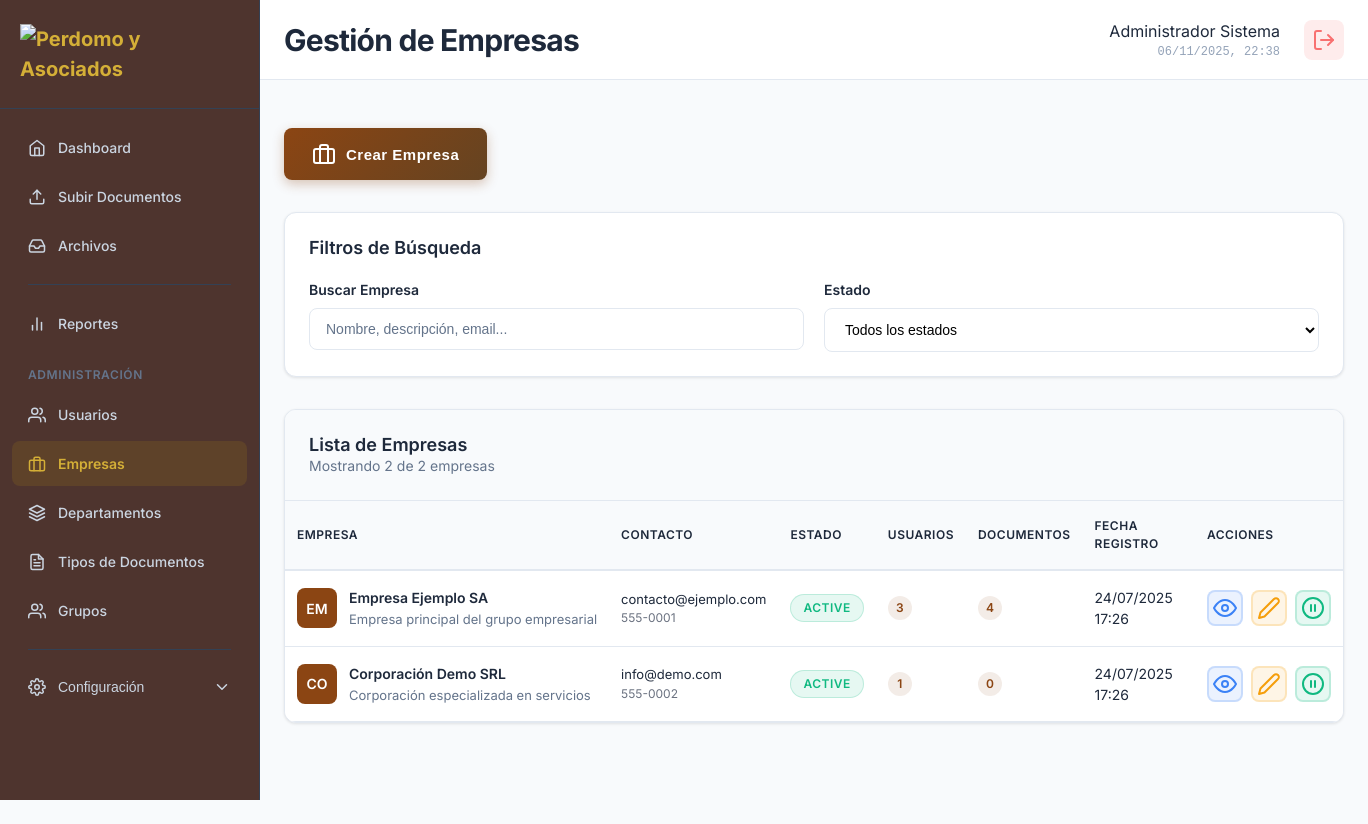
/modules/companies/index.php (signed in), run on the app's committed database.
### tables this page shows
CREATE TABLE `companies` (
  `id` int(11) NOT NULL,
  `name` varchar(255) NOT NULL,
  `description` text DEFAULT NULL,
  `ruc` varchar(20) DEFAULT NULL,
  `address` text DEFAULT NULL,
  `phone` varchar(20) DEFAULT NULL,
  `email` varchar(100) DEFAULT NULL,
  `contact_person` varchar(100) DEFAULT NULL,
  `status` enum('active','inactive') DEFAULT 'active',
  `created_at` timestamp NOT NULL DEFAULT current_timestamp(),
  `updated_at` timestamp NOT NULL DEFAULT current_timestamp() ON UPDATE current_timestamp()
);

### config/session.php (called while the page is built, shortened)
<?php
class SessionManager {
    public static function isLoggedIn() {
        return isset($_SESSION['user_id']) && !empty($_SESSION['user_id']);
    }
    public static function getCurrentUser() {
        return [
            'id' => $_SESSION['user_id'],
            'username' => $_SESSION['username'],
            'email' => $_SESSION['email'],
            'first_name' => $_SESSION['first_name'],
            'last_name' => $_SESSION['last_name'],
            'role' => $_SESSION['role'],
            'company_id' => $_SESSION['company_id'],
            'department_id' => $_SESSION['department_id'],
            'download_enabled' => $_SESSION['download_enabled'] ?? 1,
            'full_name' => trim(($_SESSION['first_name'] ?? '') . ' ' . ($_SESSION['last_name'] ?? ''))
        ];
    }
}
?>

### modules/companies/index.php (the view, shortened to what this page needs)
<?php
require_once '../../config/session.php';
require_once '../../config/database.php';
$currentUser = SessionManager::getCurrentUser();
try {
    $database = new Database();
    $pdo = $database->getConnection();
} catch (Exception $e) {
    error_log("Error de conexión a base de datos en companies/index.php: " . $e->getMessage());
    die("Error de conexión a la base de datos. Por favor, contacte al administrador.");
}
$itemsPerPage = 10;
$currentPage = isset($_GET['page']) ? max(1, (int)$_GET['page']) : 1;
$offset = ($currentPage - 1) * $itemsPerPage;
$filters = [
    'search' => $_GET['search'] ?? '',
    'status' => $_GET['status'] ?? ''
];
$whereConditions = ["c.status != 'deleted'"];
$params = [];
$whereClause = implode(' AND ', $whereConditions);
try {
    $companiesQuery = "SELECT c.*,
                       (SELECT COUNT(*) FROM users u WHERE u.company_id = c.id AND u.status != 'deleted') as user_count,
                       (SELECT COUNT(*) FROM documents d JOIN users u ON d.user_id = u.id WHERE u.company_id = c.id) as document_count
                       FROM companies c
                       WHERE " . $whereClause . "
                       ORDER BY c.created_at DESC
                       LIMIT ? OFFSET ?";
    $stmt = $pdo->prepare($companiesQuery);
    $stmt->execute(array_merge($params, [$itemsPerPage, $offset]));
    $companies = $stmt->fetchAll(PDO::FETCH_ASSOC);
    $countQuery = "SELECT COUNT(*) FROM companies c WHERE " . $whereClause;
    $stmt = $pdo->prepare($countQuery);
    $stmt->execute($params);
    $totalCompanies = $stmt->fetchColumn();
} catch (Exception $e) {
    error_log("Error obteniendo empresas: " . $e->getMessage());
    $companies = [];
    $totalCompanies = 0;
    $totalPages = 1;
}
function getStatusBadgeClass($status) {
    switch ($status) {
        case 'active': return 'status-active';
    }
}
function formatDate($dateString) {
    $date = new DateTime($dateString);
    return $date->format('d/m/Y H:i');
}
?>
<!DOCTYPE html>
<html lang="es">
<head>
    <link rel="stylesheet" href="../../assets/css/main.css">
    <link rel="stylesheet" href="../../assets/css/dashboard.css">
    <link rel="stylesheet" href="../../assets/css/sidebar.css">
    <link rel="stylesheet" href="../../assets/css/companies.css">
</head>
<body class="dashboard-layout">
    <?php include '../../includes/sidebar.php'; ?>
    <div class="main-content">
        <header class="content-header">
            <div class="header-left">
                <h1>Gestión de Empresas</h1>
            </div>
            <div class="header-right">
                <div class="header-info">
                    <div class="user-name-header"><?php echo htmlspecialchars(($currentUser['first_name'] ?? '') . ' ' . ($currentUser['last_name'] ?? '')); ?></div>
                    <div class="current-time" id="currentTime"></div>
                </div>
                <div class="header-actions">
                    <a href="../../logout.php" class="btn-icon logout-btn" onclick="return confirm('¿Está seguro que desea cerrar sesión?')">
                        <i data-feather="log-out"></i>
                    </a>
                </div>
            </div>
        </header>
        <div class="companies-container">
            <div class="page-header">
                <div class="page-title-section">
                    <button class="btn btn-primary btn-create-company" onclick="openCreateCompanyModal()">
                        <i data-feather="briefcase"></i>
                        <span>Crear Empresa</span>
                    </button>
                </div>
            </div>
            <div class="filters-section">
                <h3>Filtros de Búsqueda</h3>
                <form class="filters-form" method="GET">
                    <div class="filters-row">
                        <div class="filter-group">
                            <label for="search">Buscar Empresa</label>
                            <input type="text"
                                   id="search"
                                   name="search"
                                   class="form-input"
                                   placeholder="Nombre, descripción, email..."
                                   value="<?php echo htmlspecialchars($filters['search']); ?>">
                        </div>
                        <div class="filter-group">
                            <label for="status">Estado</label>
                            <select id="status" name="status" class="form-input">
                                <option value="">Todos los estados</option>
                            </select>
                        </div>
                    </div>
                </form>
            </div>
            <div class="table-section">
                <div class="table-header-info">
                    <div>
                        <h3>Lista de Empresas</h3>
                        <p>Mostrando <?php echo count($companies); ?> de <?php echo $totalCompanies; ?> empresas</p>
                    </div>
                </div>
                <div class="table-wrapper">
                    <?php if (empty($companies)): ?>
                        <div class="table-empty">
                            <i data-feather="briefcase"></i>
                            <h4>No se encontraron empresas</h4>
                            <p>No hay empresas que coincidan con los filtros aplicados.</p>
                        </div>
                    <?php else: ?>
                        <table class="data-table">
                            <thead>
                                <tr>
                                    <th>Empresa</th>
                                    <th>Contacto</th>
                                    <th>Estado</th>
                                    <th>Usuarios</th>
                                    <th>Documentos</th>
                                    <th>Fecha Registro</th>
                                    <th class="actions-cell">Acciones</th>
                                </tr>
                            </thead>
                            <tbody>
                                <?php foreach ($companies as $company): ?>
                                    <tr>
                                        <td>
                                            <div class="company-info">
                                                <div class="company-avatar">
                                                    <?php echo strtoupper(substr($company['name'], 0, 2)); ?>
                                                </div>
                                                <div class="company-details">
                                                    <div class="company-name">
                                                        <?php echo htmlspecialchars($company['name']); ?>
                                                    </div>
                                                    <div class="company-description">
                                                        <?php echo htmlspecialchars($company['description'] ?? 'Sin descripción'); ?>
                                                    </div>
                                                </div>
                                            </div>
                                        </td>
                                        <td>
                                            <div>
                                                <?php if (!empty($company['email'])): ?>
                                                    <div style="font-size: 13px;"><?php echo htmlspecialchars($company['email']); ?></div>
                                                <?php endif; ?>
                                                <?php if (!empty($company['phone'])): ?>
                                                    <div style="font-size: 12px; color: #6b7280;"><?php echo htmlspecialchars($company['phone']); ?></div>
                                                <?php endif; ?>
                                            </div>
                                        </td>
                                        <td>
                                            <span class="status-badge <?php echo getStatusBadgeClass($company['status']); ?>">
                                                <?php echo htmlspecialchars($company['status']); ?>
                                            </span>
                                        </td>
                                        <td>
                                            <span class="badge-count"><?php echo number_format($company['user_count']); ?></span>
                                        </td>
                                        <td>
                                            <span class="badge-count"><?php echo number_format($company['document_count']); ?></span>
                                        </td>
                                        <td><?php echo formatDate($company['created_at']); ?></td>
                                        <td class="actions-cell">
                                            <div class="action-buttons">
                                                <button class="btn-action btn-view"
                                                        onclick="showCompanyDetails(<?php echo $company['id']; ?>)"
                                                        title="Ver detalles">
                                                    <i data-feather="eye"></i>
                                                </button>
                                                <button class="btn-action btn-edit"
                                                        onclick="editCompany(<?php echo $company['id']; ?>)"
                                                        title="Editar empresa">
                                                    <i data-feather="edit-2"></i>
                                                </button>
                                                <button class="btn-action btn-toggle"
                                                        onclick="toggleCompanyStatus(<?php echo $company['id']; ?>, '<?php echo $company['status']; ?>')"
                                                        title="<?php echo $company['status'] === 'active' ? 'Desactivar' : 'Activar'; ?> empresa">
                                                    <i data-feather="<?php echo $company['status'] === 'active' ? 'pause-circle' : 'play-circle'; ?>"></i>
                                                </button>
                                            </div>
                                        </td>
                                    </tr>
                                <?php endforeach; ?>
                            </tbody>
                        </table>
                    <?php endif; ?>
                </div>
            </div>
        </div>
    </div>
</body>
</html>

### assets/css/main.css (style rules this page uses)
:root { --primary-color: #4e342e; --primary-light: #A0522D; --primary-dark: #654321; --secondary-color: #D2B48C; --secondary-light: #F5DEB3; --secondary-dark: #CD853F; --accent-color: #DEB887; --accent-hover: #D2B48C; --success-color: #28a745; --error-color: #dc3545; --warning-color: #ffc107; --info-color: #17a2b8; --text-primary: #2c3e50; --text-secondary: #6c757d; --text-light: #ffffff; --text-muted: #95a5a6; --bg-primary: #ffffff; --bg-secondary: #f8f9fa; --bg-light: #fcfcfc; --bg-dark: #2c3e50; --border-color: #dee2e6; --border-light: #f1f3f4; --shadow-sm: 0 0.125rem 0.25rem rgba(0, 0, 0, 0.075); --shadow-md: 0 0.5rem 1rem rgba(0, 0, 0, 0.15); --shadow-lg: 0 1rem 3rem rgba(0, 0, 0, 0.175); --spacing-xs: 0.25rem; --spacing-sm: 0.5rem; --spacing-md: 1rem; --spacing-lg: 1.5rem; --spacing-xl: 2rem; --spacing-xxl: 3rem; --font-family: 'Segoe UI', Tahoma, Geneva, Verdana, sans-serif; --font-size-xs: 0.75rem; --font-size-sm: 0.875rem; --font-size-md: 1rem; --font-size-lg: 1.125rem; --font-size-xl: 1.25rem; --font-size-xxl: 1.5rem; --radius-sm: 0.25rem; --radius-md: 0.375rem; --radius-lg: 0.5rem; --radius-xl: 0.75rem; --transition-fast: 0.15s ease-in-out; --transition-normal: 0.3s ease-in-out; --transition-slow: 0.5s ease-in-out; }
* { margin: 0; padding: 0; box-sizing: border-box; }
html { font-size: 16px; scroll-behavior: smooth; }
body { font-family: var(--font-family); font-size: var(--font-size-md); line-height: 1.6; color: var(--text-primary); background-color: var(--bg-secondary); -webkit-font-smoothing: antialiased; -moz-osx-font-smoothing: grayscale; }
h1, h2, h3, h4, h5, h6 { font-weight: 600; line-height: 1.2; margin-bottom: var(--spacing-md); color: var(--text-primary); }
h1 { font-size: var(--font-size-xxl); }
h3 { font-size: var(--font-size-lg); }
p { margin-bottom: var(--spacing-md); color: var(--text-secondary); }
a { color: var(--primary-color); text-decoration: none; transition: color var(--transition-fast); }
.btn { display: inline-flex; align-items: center; justify-content: center; padding: var(--spacing-sm) var(--spacing-md); font-size: var(--font-size-sm); font-weight: 500; line-height: 1.5; text-align: center; text-decoration: none; cursor: pointer; border: 1px solid transparent; border-radius: var(--radius-md); transition: all var(--transition-fast); gap: var(--spacing-sm); user-select: none; white-space: nowrap; }
.btn-primary { background-color: var(--primary-color); border-color: var(--primary-color); color: var(--text-light); }

### assets/css/sidebar.css (style rules this page uses)
.main-content { margin-left: 260px; transition: margin-left 0.3s ease; }
.sidebar, .sidebar .logo-image, .sidebar .logo-collapsed, .sidebar .nav-link span, .main-content { transition: all 0.3s ease; }

### modules/companies/index.php (style rules this page uses)
.btn-create-company { background: linear-gradient(135deg, var(--dms-primary) 0%, var(--dms-primary-hover) 100%); border: none; box-shadow: 0 4px 12px rgba(139, 69, 19, 0.3); padding: 14px 28px; font-weight: 600; font-size: 15px; text-transform: none; letter-spacing: 0.5px; transition: all 0.3s ease; }
.btn-create-company span { margin-left: 2px; }
.btn-action { width: 36px; height: 36px; padding: 0; border: 2px solid transparent; border-radius: 8px; cursor: pointer; transition: all 0.2s ease; display: flex; align-items: center; justify-content: center; text-decoration: none; font-weight: 500; }
.btn-view { background: rgba(59, 130, 246, 0.1); color: #3b82f6; border-color: rgba(59, 130, 246, 0.2); }
.btn-edit { background: rgba(245, 158, 11, 0.1); color: #f59e0b; border-color: rgba(245, 158, 11, 0.2); }
.btn-toggle { background: rgba(16, 185, 129, 0.1); color: #10b981; border-color: rgba(16, 185, 129, 0.2); }
.company-info { display: flex; align-items: center; gap: 12px; }
.company-avatar { width: 40px; height: 40px; border-radius: 8px; background: var(--dms-primary); color: white; display: flex; align-items: center; justify-content: center; font-weight: 600; font-size: 14px; flex-shrink: 0; }
.company-details { min-width: 0; flex: 1; }
.company-name { font-weight: 600; color: var(--dms-text); margin: 0; font-size: 14px; white-space: nowrap; overflow: hidden; text-overflow: ellipsis; }
.company-description { color: var(--dms-text-muted); font-size: 13px; margin: 2px 0 0 0; white-space: nowrap; overflow: hidden; text-overflow: ellipsis; }

### data on the page
companies: name "EM", name "Empresa Ejemplo SA", description "Empresa principal del grupo empresarial", email "contacto@ejemplo.com", phone "555-0001", status "ACTIVE", user_count "3", document_count "4", created_at "24/07/2025 17:26"
companies: name "CO", name "Corporación Demo SRL", description "Corporación especializada en servicios", email "info@demo.com", phone "555-0002", status "ACTIVE", user_count "1", document_count "0", created_at "24/07/2025 17:26"

### other printed values
count($companies) "2"
$totalCompanies "2"
